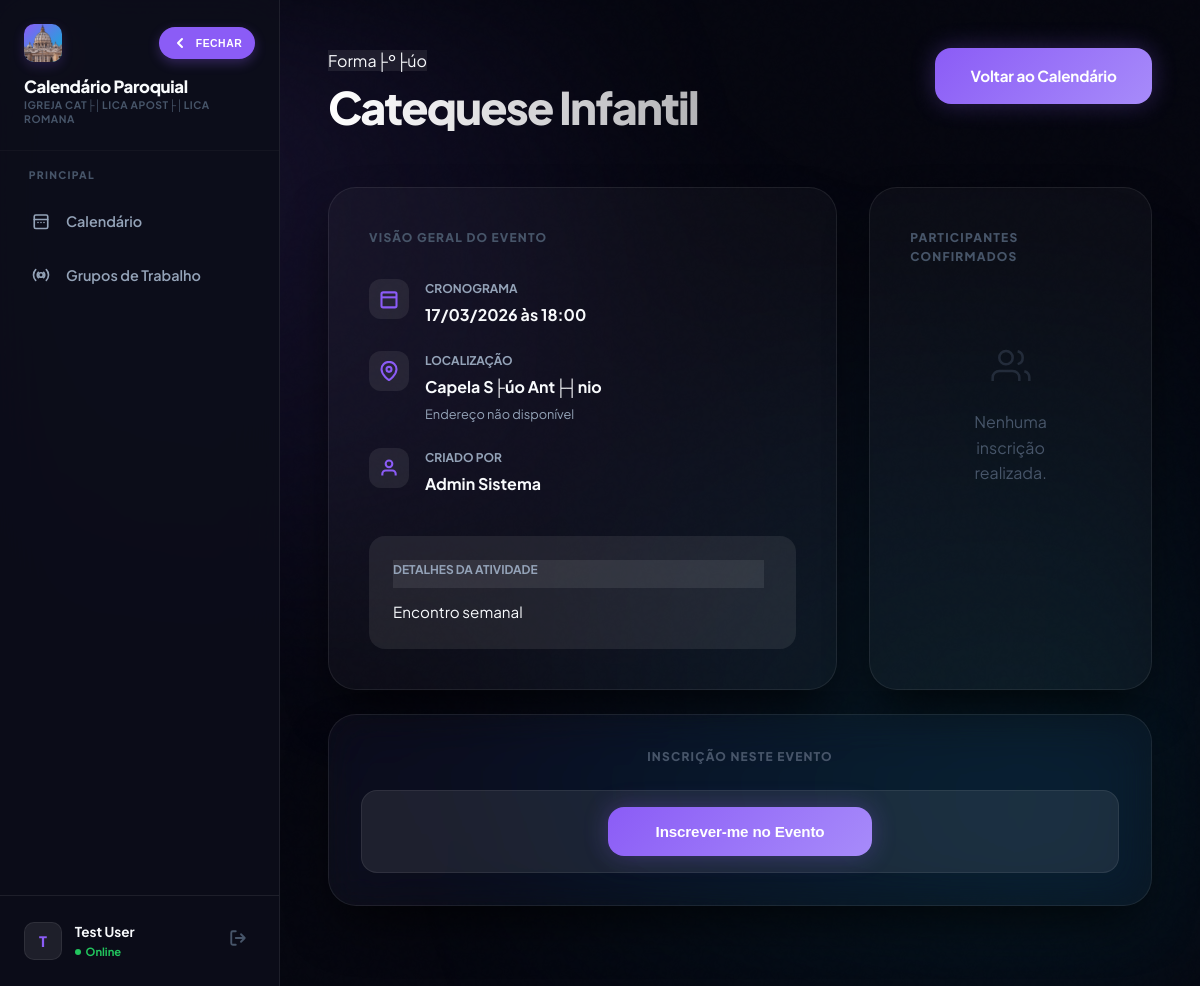
The page /ver_atividade.php?id=3 (signed in) on the database as committed earlier.
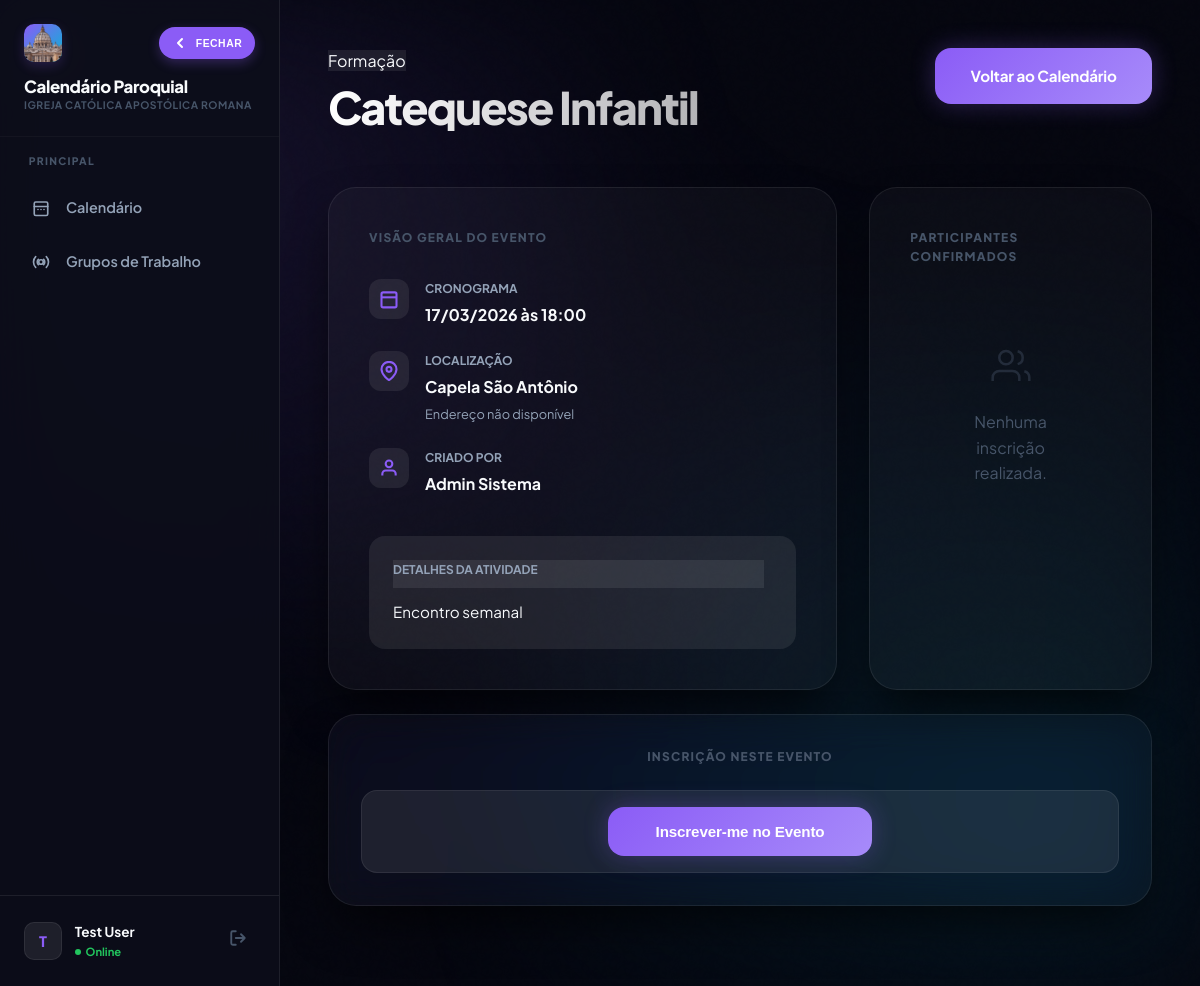
The same page on the database as committed later.
### tables this page shows
CREATE TABLE `paroquias` (
  `id` int(10) unsigned NOT NULL AUTO_INCREMENT,
  `nome` varchar(255) NOT NULL,
  `cidade` varchar(100) DEFAULT NULL,
  `estado` char(2) DEFAULT NULL,
  `diocese` varchar(255) DEFAULT NULL,
  `ativo` tinyint(1) DEFAULT 1,
  `data_criacao` timestamp NULL DEFAULT current_timestamp(),
  PRIMARY KEY (`id`)
);

CREATE TABLE `atividades` (
  `id` int(10) unsigned NOT NULL AUTO_INCREMENT,
  `nome` varchar(255) NOT NULL,
  `descricao` text DEFAULT NULL,
  `cor` varchar(7) DEFAULT '#3b82f6',
  `data_inicio` date NOT NULL,
  `hora_inicio` time DEFAULT NULL,
  `data_fim` date DEFAULT NULL,
  `hora_fim` time DEFAULT NULL,
  `local_id` int(10) unsigned DEFAULT NULL,
  `tipo_atividade_id` int(10) unsigned DEFAULT NULL,
  `categoria_id` int(10) unsigned DEFAULT NULL,
  `criador_id` int(10) unsigned DEFAULT NULL,
  `paroquia_id` int(10) unsigned DEFAULT NULL,
  `status` varchar(50) DEFAULT 'ativo',
  `restrito` tinyint(1) DEFAULT 0,
  `serie_key` varchar(100) DEFAULT NULL,
  `serie_frequencia` varchar(50) DEFAULT NULL,
  `serie_dias_semana` varchar(100) DEFAULT NULL,
  `serie_data_fim` date DEFAULT NULL,
  `data_criacao` timestamp NULL DEFAULT current_timestamp(),
  `ultima_atualizacao` timestamp NULL DEFAULT current_timestamp() ON UPDATE current_timestamp(),
  `is_multi_color` tinyint(1) DEFAULT 0,
  `is_flashing` tinyint(1) DEFAULT 0,
  PRIMARY KEY (`id`),
  KEY `fk_atividades_paroquia` (`paroquia_id`),
  KEY `fk_atividades_local` (`local_id`),
  KEY `fk_atividades_tipo` (`tipo_atividade_id`),
  CONSTRAINT `fk_atividades_local` FOREIGN KEY (`local_id`) REFERENCES `locais_paroquia` (`id`) ON DELETE SET NULL,
  CONSTRAINT `fk_atividades_paroquia` FOREIGN KEY (`paroquia_id`) REFERENCES `paroquias` (`id`) ON DELETE SET NULL,
  CONSTRAINT `fk_atividades_tipo` FOREIGN KEY (`tipo_atividade_id`) REFERENCES `tipos_atividade` (`id`) ON DELETE SET NULL
);

CREATE TABLE `tipos_atividade` (
  `id` int(10) unsigned NOT NULL AUTO_INCREMENT,
  `paroquia_id` int(10) unsigned DEFAULT NULL,
  `nome_tipo` varchar(100) NOT NULL,
  `cor` varchar(7) DEFAULT NULL,
  `icone` varchar(50) DEFAULT NULL,
  `descricao` text DEFAULT NULL,
  PRIMARY KEY (`id`)
);

CREATE TABLE `locais_paroquia` (
  `id` int(10) unsigned NOT NULL AUTO_INCREMENT,
  `paroquia_id` int(10) unsigned NOT NULL,
  `nome_local` varchar(255) NOT NULL,
  `descricao` text DEFAULT NULL,
  `ativo` tinyint(1) DEFAULT 1,
  `endereco` varchar(255) DEFAULT NULL,
  `telefone` varchar(20) DEFAULT NULL,
  `responsavel` varchar(100) DEFAULT NULL,
  `capacidade` int(11) DEFAULT NULL,
  PRIMARY KEY (`id`)
);

CREATE TABLE `usuarios` (
  `id` int(10) unsigned NOT NULL AUTO_INCREMENT,
  `nome` varchar(255) NOT NULL,
  `email` varchar(255) NOT NULL,
  `senha` varchar(255) NOT NULL,
  `perfil_id` int(10) unsigned DEFAULT NULL,
  `paroquia_id` int(10) unsigned DEFAULT NULL,
  `sexo` varchar(20) DEFAULT NULL,
  `telefone` varchar(20) DEFAULT NULL,
  `palavra_chave` varchar(255) DEFAULT NULL,
  `ativo` tinyint(1) DEFAULT 1,
  `perm_criar_eventos` tinyint(1) DEFAULT 0,
  `perm_editar_eventos` tinyint(1) DEFAULT 0,
  `perm_excluir_eventos` tinyint(1) DEFAULT 0,
  `perm_ver_restritos` tinyint(1) DEFAULT 0,
  `perm_cadastrar_usuario` tinyint(1) DEFAULT 0,
  `perm_admin_usuarios` tinyint(1) DEFAULT 0,
  `perm_ver_logs` tinyint(1) DEFAULT 0,
  `data_criacao` timestamp NULL DEFAULT current_timestamp(),
  `ultimo_login` timestamp NULL DEFAULT NULL,
  `data_nascimento` date DEFAULT NULL,
  `foto_perfil` varchar(255) DEFAULT NULL,
  `nivel_acesso` int(10) DEFAULT 0,
  `perfil_nome` varchar(50) DEFAULT NULL,
  `perm_ver_calendario` tinyint(1) DEFAULT 1,
  `perm_admin_sistema` tinyint(1) DEFAULT 0,
  `perm_gerenciar_catalogo` tinyint(1) DEFAULT 0,
  `perm_gerenciar_grupos` tinyint(1) DEFAULT 0,
  PRIMARY KEY (`id`),
  UNIQUE KEY `email` (`email`),
  KEY `fk_usuario_perfil` (`perfil_id`),
  KEY `fk_usuario_paroquia` (`paroquia_id`),
  CONSTRAINT `fk_usuario_paroquia` FOREIGN KEY (`paroquia_id`) REFERENCES `paroquias` (`id`) ON DELETE SET NULL,
  CONSTRAINT `fk_usuario_perfil` FOREIGN KEY (`perfil_id`) REFERENCES `perfis` (`id`) ON DELETE SET NULL
);

### config.php (called while the page is built, shortened)
<?php
function h(mixed $v): string {
    return htmlspecialchars((string)($v ?? ''), ENT_QUOTES, 'UTF-8');
}
?>

### functions.php (called while the page is built, shortened)
<?php
require_once __DIR__ . '/config.php';
function formatDate(string $date): string {
    try {
        $dt = new DateTime($date);
        return $dt->format('d/m/Y');
    } catch (Exception $e) {
        return h($date);
    }
}
function formatTime(?string $time): string {
    return substr((string)$time, 0, 5);
}
function current_paroquia_id(): int {
    return (int)($_SESSION['paroquia_id'] ?? 0);
}
?>

### ver_atividade.php (the view, shortened to what the changed rows need)
<?php
require_once 'functions.php';
$pid = current_paroquia_id();
$id = (int)($_GET['id'] ?? 0);
$sql = "
    SELECT a.*, l.nome_local, l.endereco, l.responsavel, t.nome_tipo, t.icone, u.nome as criador_nome
    FROM atividades a
    LEFT JOIN locais_paroquia l ON a.local_id = l.id
    LEFT JOIN tipos_atividade t ON a.tipo_atividade_id = t.id
    LEFT JOIN usuarios u ON a.criador_id = u.id
    WHERE a.id = ? AND a.paroquia_id = ?
    LIMIT 1
";
$stmt = $conn->prepare($sql);
$stmt->bind_param('ii', $id, $pid);
$stmt->execute();
$activity = $stmt->get_result()->fetch_assoc();
?>
<!DOCTYPE html>
<html lang="pt-BR">
<head>
    <link rel="stylesheet" href="style.css?v=2.4.5"
        <link rel="stylesheet" href="css/responsive.css?v=2.4.5">
</head>
<body>
    <div class="app-shell">
        <?php include 'sidebar.php'; ?>
        <main class="main-content">
            <header class="detail-header animate-in">
                <div>
                    <span class="type-badge" style="background:var(--panel-hi);"><?= h($activity['nome_tipo'] ?: 'Evento') ?></span>
                    <h1 class="gradient-text"><?= h($activity['nome']) ?></h1>
                </div>
            </header>
            <div class="info-grid animate-in" style="animation-delay: 0.1s;">
                <section class="glass info-card">
                    <div class="meta-list">
                        <div class="meta-box">
                            <div class="meta-content">
                                <div>CRONOGRAMA</div>
                                <span><?= formatDate($activity['data_inicio']) ?> às <?= formatTime($activity['hora_inicio']) ?></span>
                            </div>
                        </div>
                        <div class="meta-box">
                            <div class="meta-content">
                                <div>LOCALIZAÇÃO</div>
                                <span><?= h($activity['nome_local'] ?: 'Não definido') ?></span>
                                <p style="font-size: 0.8rem; color: var(--text-dim); margin-top: 0.3rem;"><?= h($activity['endereco'] ?: 'Endereço não disponível') ?></p>
                            </div>
                        </div>
                        <div class="meta-box">
                            <div class="meta-content">
                                <div>CRIADO POR</div>
                                <span><?= h($activity['criador_nome'] ?: 'Gerenciador do Sistema') ?></span>
                            </div>
                        </div>
                        <?php if ($activity['descricao']): ?>
                        <div class="meta-box" style="margin-top: 1rem; padding: 1.5rem; background: var(--panel-hi); border-radius: 16px;">
                            <div class="meta-content custom-scrollbar" style="width: 100%; max-height: 250px; overflow-y: auto; padding-right: 0.5rem;">
                                <div style="margin-bottom: 0.8rem; position: sticky; top: 0; background: var(--panel-hi); padding-bottom: 0.5rem; z-index: 1;">DETALHES DA ATIVIDADE</div>
                                <p style="color: var(--text); line-height: 1.6; font-size: 0.95rem; margin: 0;"><?= nl2br(h($activity['descricao'])) ?></p>
                            </div>
                        </div>
                        <?php endif; ?>
                    </div>
                </section>
            </div>
        </main>
    </div>
</body>
</html>

### sidebar.php (shortened to what the changed rows need)
<?php
require_once 'config.php';
$parish_name = 'Igreja Católica';
$pid = $_SESSION['paroquia_id'] ?? 0;
if ($pid > 0) {
    $stmt = $conn->prepare("SELECT nome FROM paroquias WHERE id = ?");
    $stmt->bind_param('i', $pid);
    $stmt->execute();
    $resParish = $stmt->get_result();
    if ($resParish && $resParish->num_rows > 0) {
        $parish_name = $resParish->fetch_assoc()['nome'];
    }
}
$all_parishes = [];
?>
<aside class="sidebar" id="mainSidebar">
    <div class="sidebar-header">
        <div class="brand-details">
            <span class="brand-text">Calendário Paroquial</span>
            <?php if (count($all_parishes) > 1): ?>
                <select class="brand-sub-select" onchange="window.location.href='select_paroquia.php?id='+this.value">
                    <?php if ($pid == 0): ?><option value="0" selected>Selecionar...</option><?php endif; ?>
                    <?php foreach($all_parishes as $p): ?>
                        <option value="<?= $p['id'] ?>" <?= $p['id'] == $pid ? 'selected' : '' ?>><?= h($p['nome']) ?></option>
                    <?php endforeach; ?>
                </select>
            <?php else: ?>
                <span class="brand-sub"><?= h($parish_name) ?></span>
            <?php endif; ?>
        </div>
    </div>
</aside>

Rows that differ between the two databases and show on the page:
changed paroquias: nome "IGREJA CAT├│LICA APOST├│LICA ROMANA" → "IGREJA CATÓLICA APOSTÓLICA ROMANA"
changed through a linked row, atividades "Catequese Infantil": tipo_atividade.nome_tipo "Forma├º├úo" → "Formação"; local.nome_local "Capela S├úo Ant├┤nio" → "Capela São Antônio"
